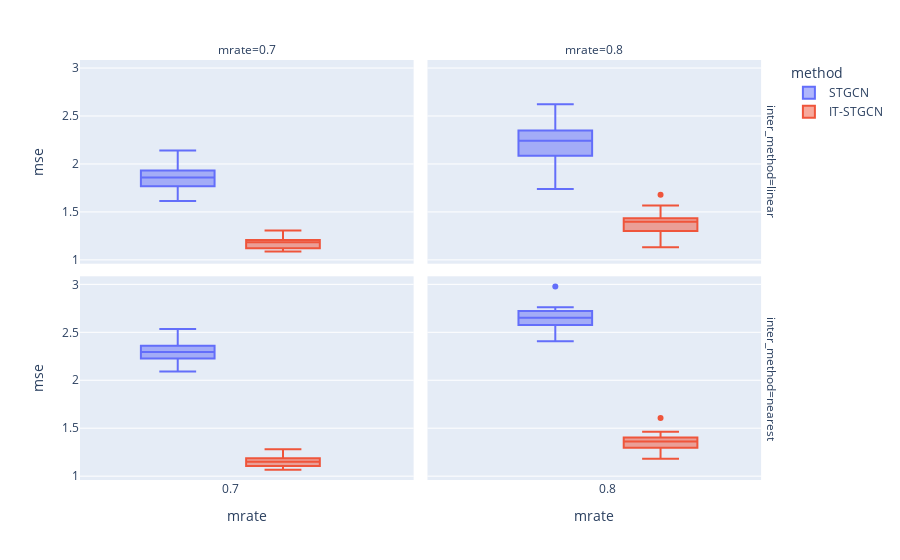

Source (notebook cell):
### Code cell
data.query("method!='GNAR' and mtype =='rand'").plot.box(backend='plotly',x='mrate',color='method',y='mse',facet_col='mrate',facet_row='inter_method',height=600)

### Figure 1 — Plotly figure (JSON) as saved in the notebook; plotly's stock layout.template omitted (floating-point values rounded to 4 significant figures)
{"data": [{"alignmentgroup": "True", "hovertemplate": "method=STGCN<br>inter_method=linear<br>mrate=%{x}<br>mse=%{y}<extra></extra>", "legendgroup": "STGCN", "marker": {"color": "#636efa"}, "name": "STGCN", "notched": false, "offsetgroup": "STGCN", "orientation": "v", "showlegend": true, "type": "box", "x": [0.7, 0.7, 0.7, 0.7, 0.7, 0.7, 0.7, 0.7, 0.7, 0.7, 0.7, 0.7, 0.7, 0.7, 0.7, 0.7, 0.7, 0.7, 0.7, 0.7, 0.7, 0.7, 0.7, 0.7, 0.7, 0.7, 0.7, 0.7, 0.7, 0.7], "x0": " ", "xaxis": "x3", "y": [1.892, 1.7, 1.868, 1.816, 1.931, 1.878, 1.614, 1.766, 1.766, 2.14, 2.023, 1.822, 2.071, 1.706, 1.884, 1.92, 1.933, 1.768, 1.873, 1.678, 1.802, 1.795, 1.849, 1.957, 1.77, 1.642, 2.1, 1.698, 2.017, 2.054], "y0": " ", "yaxis": "y3"}, {"alignmentgroup": "True", "hovertemplate": "method=STGCN<br>inter_method=linear<br>mrate=%{x}<br>mse=%{y}<extra></extra>", "legendgroup": "STGCN", "marker": {"color": "#636efa"}, "name": "STGCN", "notched": false, "offsetgroup": "STGCN", "orientation": "v", "showlegend": false, "type": "box", "x": [0.8, 0.8, 0.8, 0.8, 0.8, 0.8, 0.8, 0.8, 0.8, 0.8, 0.8, 0.8, 0.8, 0.8, 0.8, 0.8, 0.8, 0.8, 0.8, 0.8, 0.8, 0.8, 0.8, 0.8, 0.8, 0.8, 0.8, 0.8, 0.8, 0.8], "x0": " ", "xaxis": "x4", "y": [2.073, 2.333, 2.389, 2.235, 2.349, 2.518, 2.149, 2.442, 2.622, 2.126, 2.3, 2.446, 2.237, 2.246, 2.002, 2.281, 2.392, 1.926, 2.087, 2.029, 2.394, 1.928, 2.153, 1.738, 2.214, 2.311, 2.267, 2.072, 2.284, 2.162], "y0": " ", "yaxis": "y4"}, {"alignmentgroup": "True", "hovertemplate": "method=STGCN<br>inter_method=nearest<br>mrate=%{x}<br>mse=%{y}<extra></extra>", "legendgroup": "STGCN", "marker": {"color": "#636efa"}, "name": "STGCN", "notched": false, "offsetgroup": "STGCN", "orientation": "v", "showlegend": false, "type": "box", "x": [0.7, 0.7, 0.7, 0.7, 0.7, 0.7, 0.7, 0.7, 0.7, 0.7, 0.7, 0.7, 0.7, 0.7, 0.7, 0.7, 0.7, 0.7, 0.7, 0.7, 0.7, 0.7, 0.7, 0.7, 0.7, 0.7, 0.7, 0.7, 0.7, 0.7], "x0": " ", "xaxis": "x", "y": [2.211, 2.188, 2.315, 2.3, 2.15, 2.336, 2.341, 2.458, 2.374, 2.535, 2.292, 2.363, 2.355, 2.091, 2.333, 2.225, 2.419, 2.102, 2.187, 2.283, 2.396, 2.247, 2.257, 2.288, 2.227, 2.228, 2.359, 2.317, 2.454, 2.251], "y0": " ", "yaxis": "y"}, {"alignmentgroup": "True", "hovertemplate": "method=STGCN<br>inter_method=nearest<br>mrate=%{x}<br>mse=%{y}<extra></extra>", "legendgroup": "STGCN", "marker": {"color": "#636efa"}, "name": "STGCN", "notched": false, "offsetgroup": "STGCN", "orientation": "v", "showlegend": false, "type": "box", "x": [0.8, 0.8, 0.8, 0.8, 0.8, 0.8, 0.8, 0.8, 0.8, 0.8, 0.8, 0.8, 0.8, 0.8, 0.8, 0.8, 0.8, 0.8, 0.8, 0.8, 0.8, 0.8, 0.8, 0.8, 0.8, 0.8, 0.8, 0.8, 0.8, 0.8], "x0": " ", "xaxis": "x2", "y": [2.566, 2.611, 2.735, 2.644, 2.742, 2.457, 2.76, 2.637, 2.406, 2.424, 2.668, 2.672, 2.744, 2.744, 2.978, 2.732, 2.647, 2.545, 2.577, 2.708, 2.605, 2.52, 2.67, 2.658, 2.495, 2.579, 2.597, 2.712, 2.721, 2.67], "y0": " ", "yaxis": "y2"}, {"alignmentgroup": "True", "hovertemplate": "method=IT-STGCN<br>inter_method=linear<br>mrate=%{x}<br>mse=%{y}<extra></extra>", "legendgroup": "IT-STGCN", "marker": {"color": "#EF553B"}, "name": "IT-STGCN", "notched": false, "offsetgroup": "IT-STGCN", "orientation": "v", "showlegend": true, "type": "box", "x": [0.7, 0.7, 0.7, 0.7, 0.7, 0.7, 0.7, 0.7, 0.7, 0.7, 0.7, 0.7, 0.7, 0.7, 0.7, 0.7, 0.7, 0.7, 0.7, 0.7, 0.7, 0.7, 0.7, 0.7, 0.7, 0.7, 0.7, 0.7, 0.7, 0.7], "x0": " ", "xaxis": "x3", "y": [1.244, 1.268, 1.103, 1.16, 1.196, 1.196, 1.147, 1.307, 1.214, 1.301, 1.114, 1.204, 1.288, 1.176, 1.136, 1.145, 1.119, 1.114, 1.087, 1.115, 1.207, 1.194, 1.121, 1.181, 1.106, 1.157, 1.204, 1.208, 1.187, 1.195], "y0": " ", "yaxis": "y3"}, {"alignmentgroup": "True", "hovertemplate": "method=IT-STGCN<br>inter_method=linear<br>mrate=%{x}<br>mse=%{y}<extra></extra>", "legendgroup": "IT-STGCN", "marker": {"color": "#EF553B"}, "name": "IT-STGCN", "notched": false, "offsetgroup": "IT-STGCN", "orientation": "v", "showlegend": false, "type": "box", "x": [0.8, 0.8, 0.8, 0.8, 0.8, 0.8, 0.8, 0.8, 0.8, 0.8, 0.8, 0.8, 0.8, 0.8, 0.8, 0.8, 0.8, 0.8, 0.8, 0.8, 0.8, 0.8, 0.8, 0.8, 0.8, 0.8, 0.8, 0.8, 0.8, 0.8], "x0": " ", "xaxis": "x4", "y": [1.428, 1.424, 1.337, 1.302, 1.404, 1.286, 1.276, 1.409, 1.567, 1.406, 1.322, 1.132, 1.317, 1.301, 1.433, 1.433, 1.679, 1.469, 1.265, 1.415, 1.391, 1.285, 1.275, 1.349, 1.502, 1.508, 1.271, 1.39, 1.466, 1.452], "y0": " ", "yaxis": "y4"}, {"alignmentgroup": "True", "hovertemplate": "method=IT-STGCN<br>inter_method=nearest<br>mrate=%{x}<br>mse=%{y}<extra></extra>", "legendgroup": "IT-STGCN", "marker": {"color": "#EF553B"}, "name": "IT-STGCN", "notched": false, "offsetgroup": "IT-STGCN", "orientation": "v", "showlegend": false, "type": "box", "x": [0.7, 0.7, 0.7, 0.7, 0.7, 0.7, 0.7, 0.7, 0.7, 0.7, 0.7, 0.7, 0.7, 0.7, 0.7, 0.7, 0.7, 0.7, 0.7, 0.7, 0.7, 0.7, 0.7, 0.7, 0.7, 0.7, 0.7, 0.7, 0.7, 0.7], "x0": " ", "xaxis": "x", "y": [1.236, 1.184, 1.085, 1.096, 1.216, 1.088, 1.28, 1.134, 1.167, 1.171, 1.204, 1.105, 1.162, 1.186, 1.094, 1.123, 1.148, 1.2, 1.077, 1.097, 1.136, 1.186, 1.258, 1.133, 1.179, 1.154, 1.115, 1.066, 1.137, 1.202], "y0": " ", "yaxis": "y"}, {"alignmentgroup": "True", "hovertemplate": "method=IT-STGCN<br>inter_method=nearest<br>mrate=%{x}<br>mse=%{y}<extra></extra>", "legendgroup": "IT-STGCN", "marker": {"color": "#EF553B"}, "name": "IT-STGCN", "notched": false, "offsetgroup": "IT-STGCN", "orientation": "v", "showlegend": false, "type": "box", "x": [0.8, 0.8, 0.8, 0.8, 0.8, 0.8, 0.8, 0.8, 0.8, 0.8, 0.8, 0.8, 0.8, 0.8, 0.8, 0.8, 0.8, 0.8, 0.8, 0.8, 0.8, 0.8, 0.8, 0.8, 0.8, 0.8, 0.8, 0.8, 0.8, 0.8], "x0": " ", "xaxis": "x2", "y": [1.182, 1.267, 1.351, 1.233, 1.367, 1.425, 1.447, 1.351, 1.246, 1.387, 1.288, 1.397, 1.416, 1.433, 1.398, 1.399, 1.234, 1.607, 1.425, 1.464, 1.404, 1.288, 1.345, 1.361, 1.297, 1.355, 1.325, 1.344, 1.388, 1.364], "y0": " ", "yaxis": "y2"}], "layout": {"annotations": [{"font": {}, "showarrow": false, "text": "mrate=0.7", "x": 0.24, "xanchor": "center", "xref": "paper", "y": 1, "yanchor": "bottom", "yref": "paper"}, {"font": {}, "showarrow": false, "text": "mrate=0.8", "x": 0.74, "xanchor": "center", "xref": "paper", "y": 1, "yanchor": "bottom", "yref": "paper"}, {"font": {}, "showarrow": false, "text": "inter_method=nearest", "textangle": 90, "x": 0.98, "xanchor": "left", "xref": "paper", "y": 0.2425, "yanchor": "middle", "yref": "paper"}, {"font": {}, "showarrow": false, "text": "inter_method=linear", "textangle": 90, "x": 0.98, "xanchor": "left", "xref": "paper", "y": 0.7575, "yanchor": "middle", "yref": "paper"}], "autosize": true, "boxmode": "group", "legend": {"title": {"text": "method"}, "tracegroupgap": 0}, "margin": {"t": 60}, "xaxis": {"anchor": "y", "autorange": true, "categoryarray": [0.7, 0.8], "categoryorder": "array", "domain": [0, 0.48], "range": [0.2, 1.307], "title": {"text": "mrate"}, "type": "linear"}, "xaxis2": {"anchor": "y2", "autorange": true, "categoryarray": [0.7, 0.8], "categoryorder": "array", "domain": [0.5, 0.98], "matches": "x", "range": [0.2, 1.307], "title": {"text": "mrate"}, "type": "linear"}, "xaxis3": {"anchor": "y3", "autorange": true, "domain": [0, 0.48], "matches": "x", "range": [0.2, 1.307], "showticklabels": false, "type": "linear"}, "xaxis4": {"anchor": "y4", "autorange": true, "domain": [0.5, 0.98], "matches": "x", "range": [0.2, 1.307], "showticklabels": false, "type": "linear"}, "yaxis": {"anchor": "x", "autorange": true, "domain": [0, 0.485], "range": [0.96, 3.084], "title": {"text": "mse"}, "type": "linear"}, "yaxis2": {"anchor": "x2", "autorange": true, "domain": [0, 0.485], "matches": "y", "range": [0.96, 3.084], "showticklabels": false, "type": "linear"}, "yaxis3": {"anchor": "x3", "autorange": true, "domain": [0.515, 1], "matches": "y", "range": [0.96, 3.084], "title": {"text": "mse"}, "type": "linear"}, "yaxis4": {"anchor": "x4", "autorange": true, "domain": [0.515, 1], "matches": "y", "range": [0.96, 3.084], "showticklabels": false, "type": "linear"}}}
